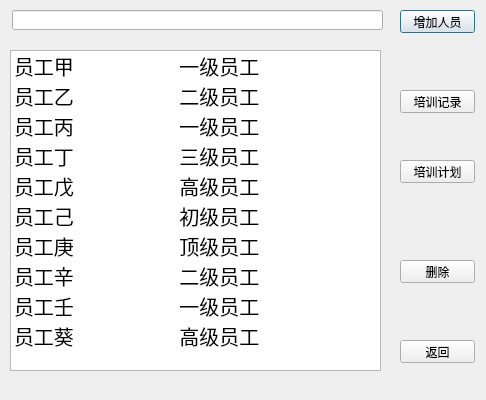
<?xml version="1.0" encoding="UTF-8"?>
<ui version="4.0">
 <class>TrainDialog</class>
 <widget class="QDialog" name="TrainDialog">
  <property name="geometry">
   <rect>
    <x>0</x>
    <y>0</y>
    <width>486</width>
    <height>400</height>
   </rect>
  </property>
  <property name="windowTitle">
   <string>Dialog</string>
  </property>
  <widget class="QListWidget" name="listWidget">
   <property name="geometry">
    <rect>
     <x>10</x>
     <y>50</y>
     <width>371</width>
     <height>321</height>
    </rect>
   </property>
   <item>
    <property name="text">
     <string>员工甲                   一级员工</string>
    </property>
    <property name="font">
     <font>
      <pointsize>15</pointsize>
     </font>
    </property>
    <property name="icon">
     <iconset resource="Resources.qrc">
      <normaloff>:/image/lisi.png</normaloff>:/image/lisi.png</iconset>
    </property>
    <property name="flags">
     <set>ItemIsSelectable|ItemIsUserCheckable|ItemIsEnabled</set>
    </property>
   </item>
   <item>
    <property name="text">
     <string>员工乙                   二级员工</string>
    </property>
    <property name="font">
     <font>
      <pointsize>15</pointsize>
     </font>
    </property>
    <property name="icon">
     <iconset resource="Resources.qrc">
      <normaloff>:/image/wujiu.png</normaloff>:/image/wujiu.png</iconset>
    </property>
   </item>
   <item>
    <property name="text">
     <string>员工丙                   一级员工</string>
    </property>
    <property name="font">
     <font>
      <pointsize>15</pointsize>
     </font>
    </property>
    <property name="icon">
     <iconset resource="Resources.qrc">
      <normaloff>:/image/sunqi.png</normaloff>:/image/sunqi.png</iconset>
    </property>
   </item>
   <item>
    <property name="text">
     <string>员工丁                   三级员工</string>
    </property>
    <property name="font">
     <font>
      <pointsize>15</pointsize>
     </font>
    </property>
    <property name="icon">
     <iconset resource="Resources.qrc">
      <normaloff>:/image/zhaoliu.png</normaloff>:/image/zhaoliu.png</iconset>
    </property>
   </item>
   <item>
    <property name="text">
     <string>员工戊                   高级员工</string>
    </property>
    <property name="font">
     <font>
      <pointsize>15</pointsize>
     </font>
    </property>
    <property name="icon">
     <iconset resource="Resources.qrc">
      <normaloff>:/image/wangwu.png</normaloff>:/image/wangwu.png</iconset>
    </property>
   </item>
   <item>
    <property name="text">
     <string>员工己                   初级员工</string>
    </property>
    <property name="font">
     <font>
      <pointsize>15</pointsize>
     </font>
    </property>
    <property name="background">
     <brush brushstyle="NoBrush">
      <color alpha="255">
       <red>0</red>
       <green>0</green>
       <blue>0</blue>
      </color>
     </brush>
    </property>
    <property name="icon">
     <iconset resource="Resources.qrc">
      <normaloff>:/image/zhangsan.png</normaloff>:/image/zhangsan.png</iconset>
    </property>
   </item>
   <item>
    <property name="text">
     <string>员工庚                   顶级员工</string>
    </property>
    <property name="font">
     <font>
      <pointsize>15</pointsize>
     </font>
    </property>
    <property name="icon">
     <iconset resource="Resources.qrc">
      <normaloff>:/image/zhouba.png</normaloff>:/image/zhouba.png</iconset>
    </property>
   </item>
   <item>
    <property name="text">
     <string>员工辛                   二级员工</string>
    </property>
    <property name="font">
     <font>
      <pointsize>15</pointsize>
     </font>
    </property>
    <property name="icon">
     <iconset resource="Resources.qrc">
      <normaloff>:/image/zhengshi.png</normaloff>:/image/zhengshi.png</iconset>
    </property>
   </item>
   <item>
    <property name="text">
     <string>员工壬                   一级员工</string>
    </property>
    <property name="font">
     <font>
      <pointsize>15</pointsize>
     </font>
    </property>
    <property name="icon">
     <iconset resource="Resources.qrc">
      <normaloff>:/image/xiongda.png</normaloff>:/image/xiongda.png</iconset>
    </property>
   </item>
   <item>
    <property name="text">
     <string>员工葵                   高级员工</string>
    </property>
    <property name="font">
     <font>
      <pointsize>15</pointsize>
     </font>
    </property>
    <property name="icon">
     <iconset resource="Resources.qrc">
      <normaloff>:/image/zhengshi.png</normaloff>:/image/zhengshi.png</iconset>
    </property>
   </item>
  </widget>
  <widget class="QLineEdit" name="lineEdit">
   <property name="geometry">
    <rect>
     <x>12</x>
     <y>10</y>
     <width>371</width>
     <height>20</height>
    </rect>
   </property>
  </widget>
  <widget class="QPushButton" name="AddButton">
   <property name="geometry">
    <rect>
     <x>400</x>
     <y>10</y>
     <width>75</width>
     <height>23</height>
    </rect>
   </property>
   <property name="text">
    <string>增加人员</string>
   </property>
  </widget>
  <widget class="QLabel" name="label">
   <property name="geometry">
    <rect>
     <x>0</x>
     <y>0</y>
     <width>491</width>
     <height>401</height>
    </rect>
   </property>
   <property name="styleSheet">
    <string notr="true">border-image: url(:/image/background_meitu_2.png);</string>
   </property>
   <property name="text">
    <string/>
   </property>
  </widget>
  <widget class="QPushButton" name="RecordButton">
   <property name="geometry">
    <rect>
     <x>400</x>
     <y>90</y>
     <width>75</width>
     <height>23</height>
    </rect>
   </property>
   <property name="text">
    <string>培训记录</string>
   </property>
  </widget>
  <widget class="QPushButton" name="PlanButton">
   <property name="geometry">
    <rect>
     <x>400</x>
     <y>160</y>
     <width>75</width>
     <height>23</height>
    </rect>
   </property>
   <property name="text">
    <string>培训计划</string>
   </property>
  </widget>
  <widget class="QPushButton" name="DeleteButton">
   <property name="geometry">
    <rect>
     <x>400</x>
     <y>260</y>
     <width>75</width>
     <height>23</height>
    </rect>
   </property>
   <property name="text">
    <string>删除</string>
   </property>
  </widget>
  <widget class="QPushButton" name="ReturnButton">
   <property name="geometry">
    <rect>
     <x>400</x>
     <y>340</y>
     <width>75</width>
     <height>23</height>
    </rect>
   </property>
   <property name="text">
    <string>返回</string>
   </property>
  </widget>
  <zorder>label</zorder>
  <zorder>AddButton</zorder>
  <zorder>lineEdit</zorder>
  <zorder>listWidget</zorder>
  <zorder>RecordButton</zorder>
  <zorder>PlanButton</zorder>
  <zorder>DeleteButton</zorder>
  <zorder>ReturnButton</zorder>
 </widget>
 <resources>
  <include location="Resources.qrc"/>
 </resources>
 <connections/>
</ui>
